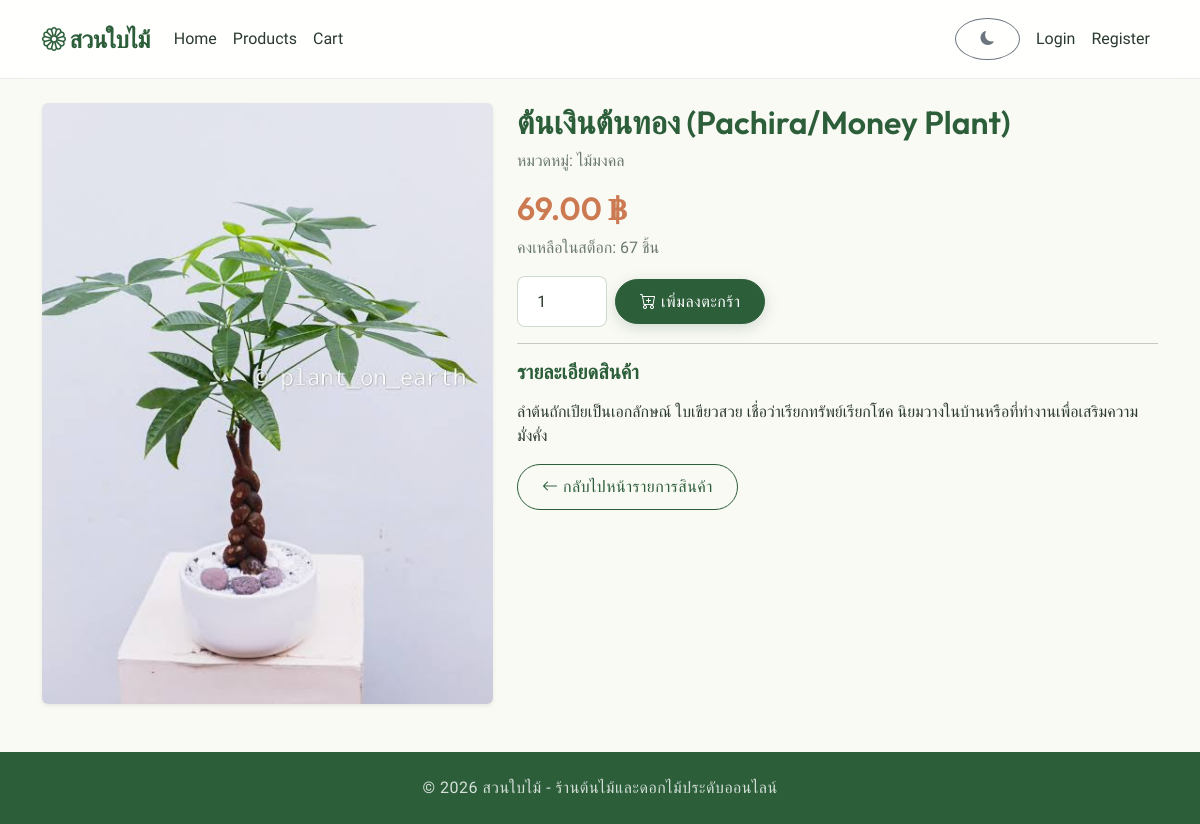
Page /products/14/ on the earlier database version.
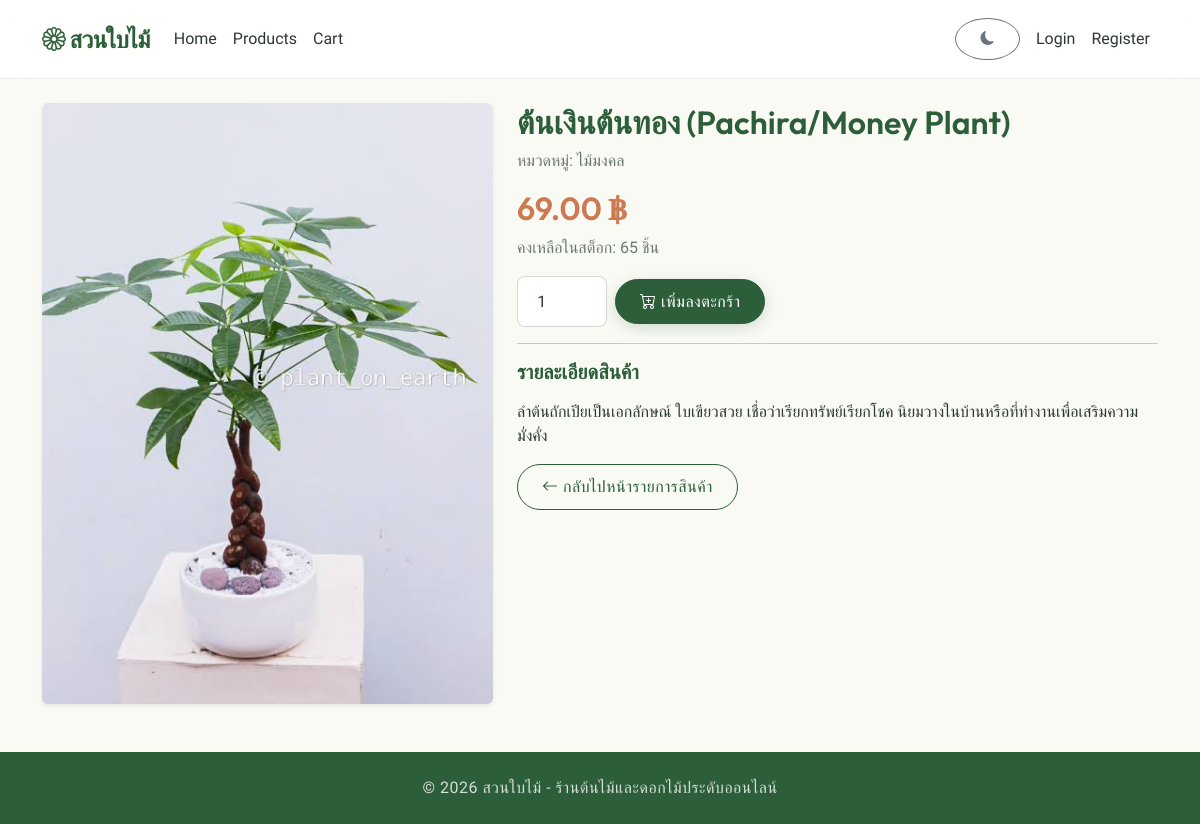
Same page on the later database version.
### products/models.py (models this page shows, shortened)
class Product(models.Model):
    name = models.CharField('ชื่อสินค้า', max_length=200)
    category = models.ForeignKey(
        Category, verbose_name='หมวดหมู่', on_delete=models.SET_NULL,
        null=True, blank=True, related_name='products'
    )
    description = models.TextField('รายละเอียดสินค้า', blank=True)
    price = models.DecimalField('ราคา', max_digits=10, decimal_places=2, validators=[MinValueValidator(Decimal("0.01"))])
    stock = models.PositiveIntegerField('จำนวนคงเหลือ', default=0)
    image = models.ImageField('รูปสินค้า', upload_to='products/', blank=True, null=True)
    created_at = models.DateTimeField('วันที่เพิ่มสินค้า', auto_now_add=True)
    class Meta:
        verbose_name = 'สินค้า'
        verbose_name_plural = 'สินค้า'
        ordering = ['-created_at']
    @property
    def is_out_of_stock(self):
        return self.stock == 0

class Category(models.Model):
    name = models.CharField('ชื่อหมวดหมู่', max_length=100, unique=True)
    class Meta:
        verbose_name = 'หมวดหมู่สินค้า'
        verbose_name_plural = 'หมวดหมู่สินค้า'
        ordering = ['name']

### products/views.py (the view)
# urls.py: path('products/<int:pk>/', views.product_detail_view, name='product_detail'),
def product_detail_view(request, pk):
    product = get_object_or_404(Product, pk=pk)
    return render(request, 'products/product_detail.html', {'product': product})

### cart/cart.py (called while the page is built, shortened)
    def __iter__(self):
        product_ids = list(self.cart.keys())
        products = Product.objects.filter(id__in=product_ids)
        products_map = {str(p.id): p for p in products}
        missing_ids = set(product_ids) - set(products_map.keys())
        if missing_ids:
            for product_id in missing_ids:
                self.cart.pop(product_id, None)
            self.save()

    def __len__(self):
        return sum(item["quantity"] for item in self)

### cart/context_processors.py (called while the page is built)
def cart_summary(request):
    cart = Cart(request)
    return {'cart_count': len(cart)}

### plantshop/products/templates/products/product_detail.html (shortened to what this page needs)
{% extends 'base.html' %}
{% block content %}
<div class="row">
    <div class="col-md-5">
        {% if product.image %}
        <img src="{{ product.image.url }}" class="img-fluid rounded shadow-sm" alt="{{ product.name }}">
        {% else %}
        <div class="bg-light d-flex align-items-center justify-content-center rounded" style="height: 320px;">
            <i class="bi bi-flower2 text-muted" style="font-size: 5rem;"></i>
        </div>
        {% endif %}
    </div>
    <div class="col-md-7">
        <h2>{{ product.name }}</h2>
        <p class="text-muted">หมวดหมู่: {{ product.category.name|default:"ไม่ระบุ" }}</p>
        <h3 class="price-tag fs-2">{{ product.price }} ฿</h3>
        {% if product.is_out_of_stock %}
        <p class="out-of-stock"><i class="bi bi-x-circle"></i> สินค้าหมด</p>
        {% else %}
        <p class="text-muted">คงเหลือในสต็อก: {{ product.stock }} ชิ้น</p>
        <form method="post" action="{% url 'cart:add' product.pk %}" class="row g-2 align-items-center mb-3" style="max-width: 300px;">
            <div class="col-auto">
                <input type="number" name="quantity" value="1" min="1" max="{{ product.stock }}" class="form-control" style="width: 90px;">
            </div>
            <div class="col-auto">
                <button type="submit" class="btn btn-primary"><i class="bi bi-cart-plus"></i> เพิ่มลงตะกร้า</button>
            </div>
        </form>
        {% endif %}
        <hr>
        <h5>รายละเอียดสินค้า</h5>
        <p>{{ product.description|linebreaks|default:"ไม่มีรายละเอียดเพิ่มเติม" }}</p>
        <a href="{% url 'products:product_list' %}" class="btn btn-outline-primary">
            <i class="bi bi-arrow-left"></i> กลับไปหน้ารายการสินค้า
        </a>
    </div>
</div>
{% endblock %}

Differences in the rows shown:
changed Product "ต้นเงินต้นทอง (Pachira/Money Plant)": stock "67" → "65"
